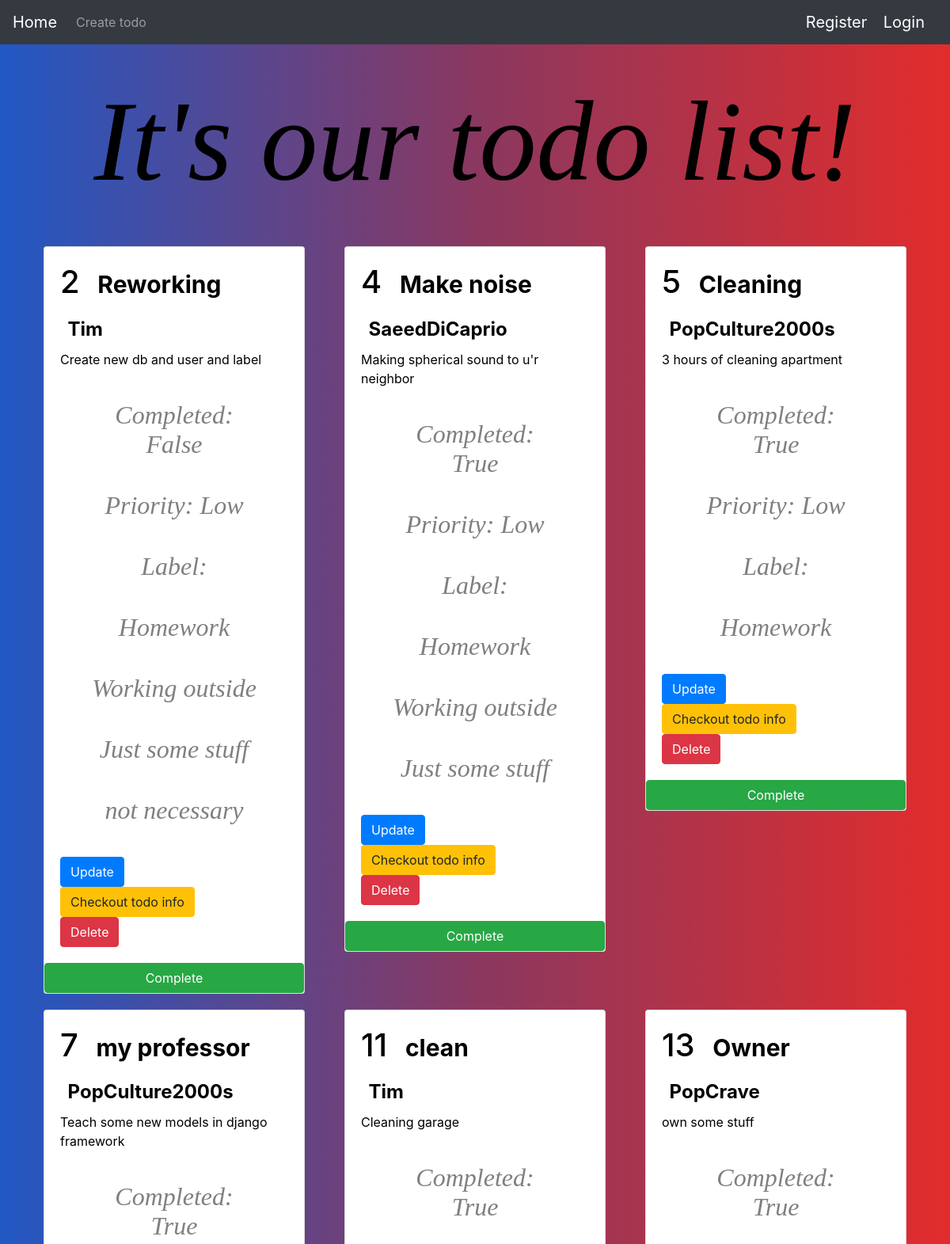
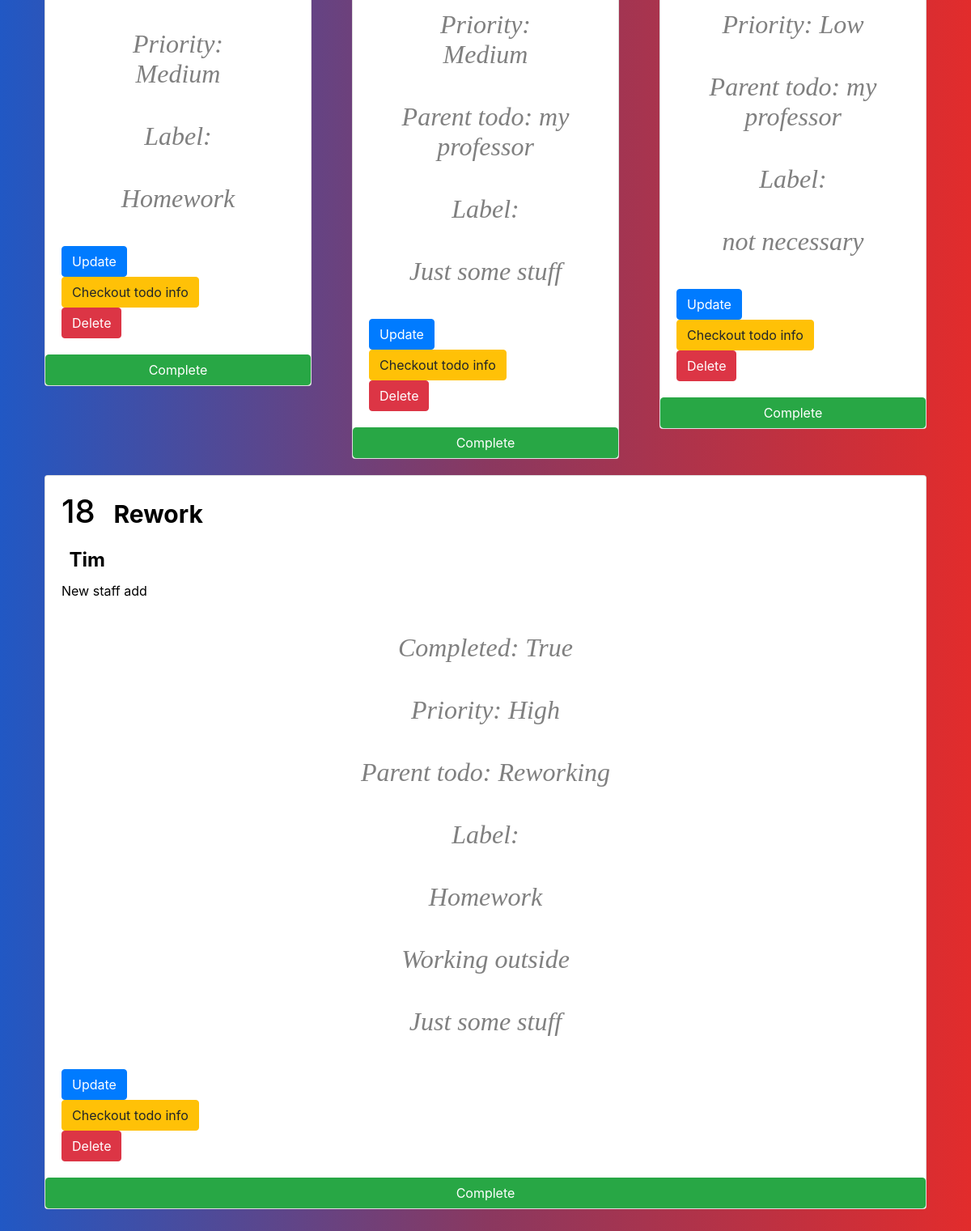
/todos/, run on an earlier commit of the app's database (2 pictures, top to bottom).
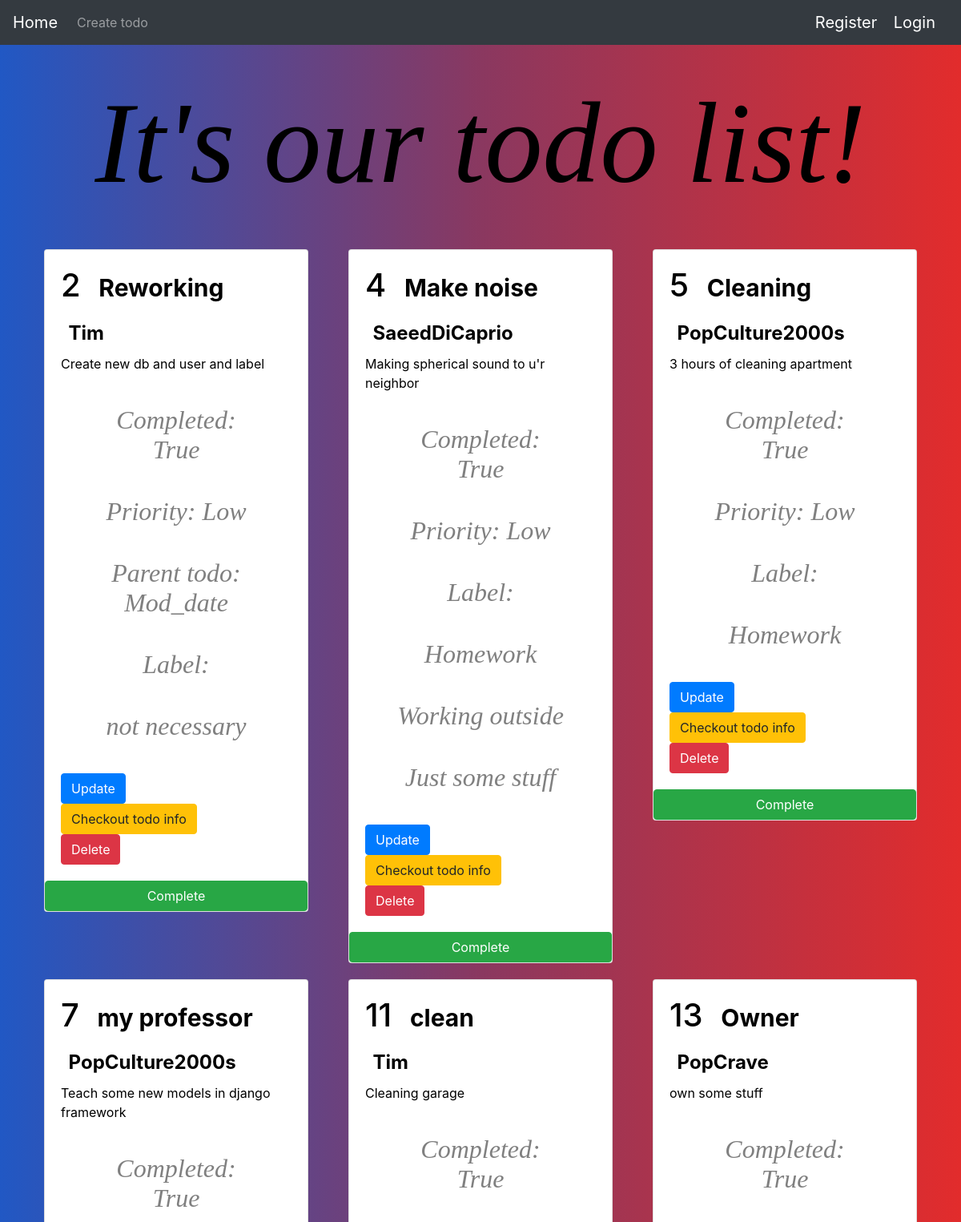
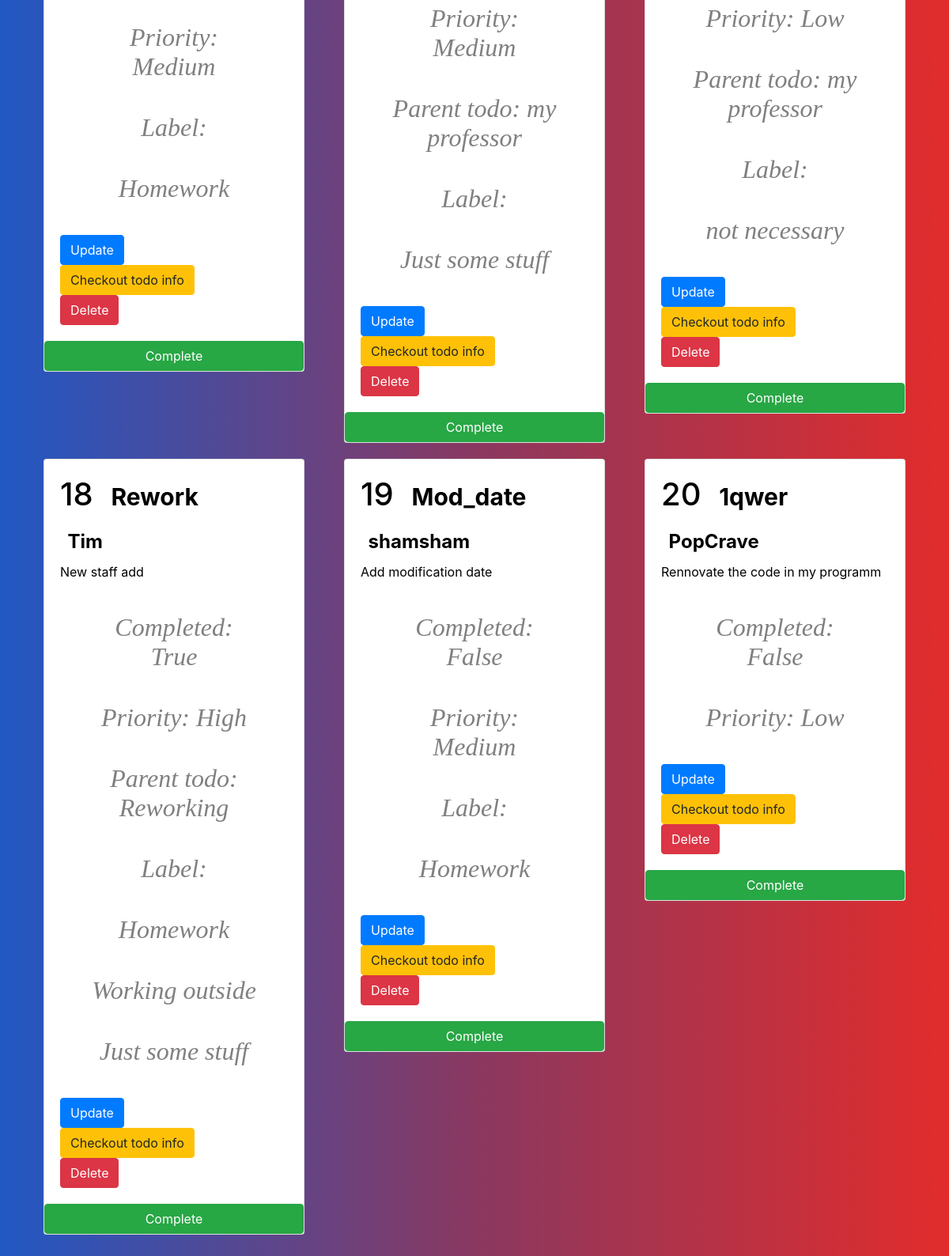
And on a later commit of the database (2 pictures, top to bottom).
### todos/models.py (models this page shows, shortened)
class Todo(models.Model):
    name = models.CharField(max_length=128)
    description = models.CharField(max_length=255)
    user = models.ForeignKey(User, on_delete=models.CASCADE, related_name="todos")
    parent_todo = models.ForeignKey('Todo', null=True, blank=True, on_delete=models.CASCADE, related_name='todos')
    completed = models.BooleanField(default=False)
    mod_date = models.DateField(default=date.today)
    priority = models.ForeignKey(Priority, on_delete=models.CASCADE, null=False)
    label = models.ManyToManyField('Label', blank=True, null=True)
    def __str__(self):
        return self.name

class Priority(models.Model):
    priority_choise = (
        ("Low", "Low"),
        ("Medium", "Medium"),
        ("High", "High"),
    )
    value = models.CharField(max_length=20, choices=priority_choise)

class Label(models.Model):
    name = models.CharField(max_length=100)
    def __str__(self):
        return self.name

### todos/views/todos.py (the view)
# urls.py: path('todos/', include('todos.urls.todos')),
def todos(request):
    log_once_day()
    if request.method == "GET":
        return render(request, 'todos.html', {'todos': Todo.objects.all()})

### todos/tasks.py (called while the page is built)
@app.task
def log_once_day():
    _dict = {}
    for user in User.objects.all():
        _dict[user.username] = []
        for todo in user.todos.all():
            if todo.mod_date == (date.today() - timedelta(days=1)):
                _dict[user.username].append(todo.name)
        if not _dict[user.username]:
            del (_dict[user.username])
        else:
            with open(f"logs/{user.id}+{date.today()}.txt", 'w') as out:
                for val in _dict[user.username]:
                    out.write(f"{val}\n")

### todos/templates/todos.html
{% extends "base.html" %}
{% block content %}
    {% for todo in todos %}
        {% include "includes/todo.html" %}
    {% endfor %}
{% endblock %}

### todos/templates/base.html (shortened to what this page needs)
<!DOCTYPE html>
<html lang="en">
<head>
    {% load static %}
    <link rel="stylesheet"  href="{% static 'css/styles.css' %}">
    <link rel="stylesheet" href="https://cdn.jsdelivr.net/npm/bootstrap@4.0.0/dist/css/bootstrap.min.css">
</head>
<body class="body-style">
    <nav class="navbar navbar-expand-lg navbar-dark bg-dark">
      <div class="collapse navbar-collapse" id="navbarTogglerDemo01">
        <a class="navbar-brand" href="{% url 'todos' %}">Home</a>
        <ul class="navbar-nav mr-auto mt-2 mt-lg-0">
            <li class="nav-item">
                <a class="nav-link" href="{% url 'create_todo' %}">Create todo</a>
            </li>
        </ul>
        {% if request.user.is_authenticated %}
        <ul class="nav justify-content-end">
            <li class="nav-item">
                <a class="navbar-brand" href="{% url 'user_login' %}">Hello, {{user.username}}</a> <a class="navbar-brand" href="{% url 'user_logout' %}" >Logout</a>
            </li>
          </ul>
        {% else %}
          <ul class="nav justify-content-end">
            <li class="nav-item">
                <a class="navbar-brand" href="{% url 'user_register' %}">Register</a> <a class="navbar-brand" href="{% url 'user_login' %}" >Login</a>
            </li>
          </ul>
        {% endif %}
      </div>
    </nav>
    <h1 class="header-style">It's our todo list!</h1>
    <div class="container">
        <div class="row content">
        {% block content %}{% endblock %}
        </div>
    </div>
</body>
</html>

### todos/templates/includes/todo.html
<div class="col">
    <div class="card post-card todo-style">
        <div class="card-body">
            <h1 class="card-title">{{todo.id}}
                <span class="badge text-bg-info">{{todo.name}}</span>
            </h1>
            <h2>
                <span class="badge text-bg-secondary">{{todo.user}}</span>
            </h2>
            <p class="card-text">{{todo.description}}</p>
            <p class="card-text true-false" data-todo-id="{{todo.id}}">Completed: {{todo.completed}}</p>
            <p class="card-text true-false">Priority: {{todo.priority.value}}</p>
            {% if todo.parent_todo %}
                <p class="card-text true-false">Parent todo: {{todo.parent_todo}}</p>
            {% endif %}
            {% if todo.label.all %}
                <p class="card-text true-false">Label: </p>
                {% for lab in todo.label.all %}
                    <p class="card-text true-false">{{lab}}</p>
                {% endfor %}
            {% endif %}
            <form action="update/{{todo.id}}">
                <button class="btn btn-primary">Update</button>
            </form>
            <form action="{{todo.id}}">
                <button class="btn btn-warning">Checkout todo info</button>
            </form>
             <form action="delete/{{todo.id}}" method="POST">
                <button class="btn btn-danger">Delete</button>
            </form>
        </div>
        <a href="{% url 'complete_todo' todo_id=todo.id %}" class="btn btn-success">Complete</a>
    </div>
</div>

### todos/static/css/styles.css (style rules this page uses)
.header-style { color: black; text-align:center; font: italic 9em "Fira Sans", serif; margin: 40px }
.true-false { color: grey; text-align:center; font: italic 2em "Fira Sans", serif; margin: 40px }
.content { margin: 30px; }
.todo-style { color: black; margin: 10px }
.body-style { background: -webkit-linear-gradient(90deg, #2158c4,#8a3860,#e22c2c); background: linear-gradient(90deg, #2158c4,#8a3860,#e22c2c); }

What changed in the data, as far as the page shows it:
changed Todo "Create new db and user and label": completed "False" → "True"; parent_todo_id empty → 19 (drawn); parent_todo (not shown) → "Mod_date"; loses Label (name "Homework"); loses Label (name "Working outside"); loses Label (name "Just some stuff")
added Todo: id "19", name "Mod_date", user "shamsham", description "Add modification date", completed "False", priority.value "Medium", Label (name "Homework")
added Todo: id "20", name "1qwer", user "PopCrave", description "Rennovate the code in my programm", completed "False", priority.value "Low"
